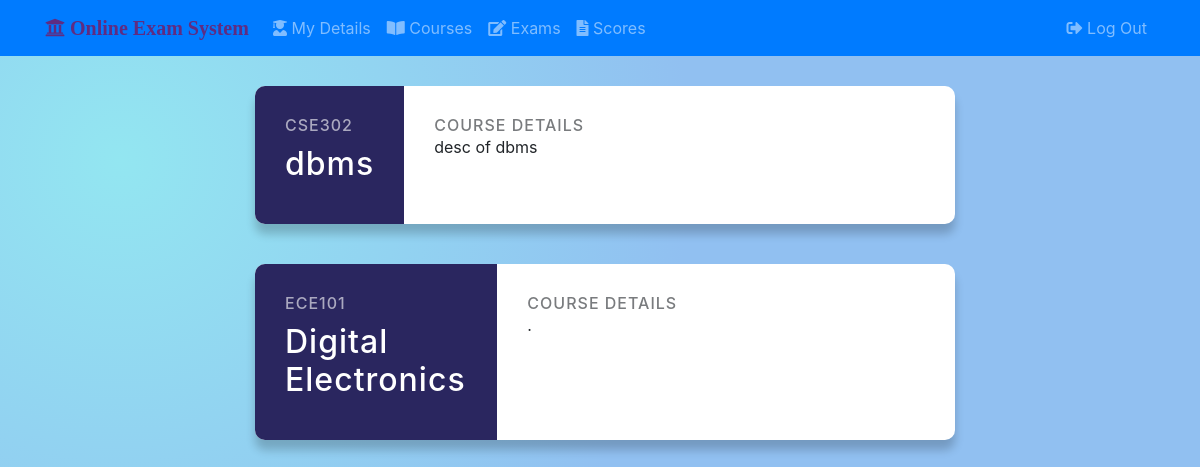
The app's page /students/student001/courses/ with its own data.
### stud_app/models.py (models this page shows, shortened)
class Course(models.Model):
    course_code = models.CharField(max_length=6, unique=True)
    course_name = models.CharField(max_length=50)
    dept_fk = models.ForeignKey(Department, on_delete=models.CASCADE, null=True, blank=True)
    course_desc = models.TextField('Course Description',max_length=100,null=True,blank=True)

### stud_app/views.py (the view)
# urls.py: path('<username>/courses/', views.courses_view, name="courses"),
def courses_view(request, username):
    if request.method == 'POST':
        pass
    else:
        student = get_object_or_404(Student, user__username = username)
        courses = student.course_fk.all()
        context = {
                'username': username,
                'courses': courses,
            }
        return render(request, 'stud_app/courses.html', context)

### stud_app/templates/stud_app/courses.html (shortened to what this page needs)
{% extends 'base.html' %}
{% load static %}
{% block head %}
    <link rel="stylesheet" href="{% static 'stud_app/css/cards.css' %}">
{% endblock %}
{% block content %}
{% for course in courses %}
<div class="container">
<div class="row">
<div class="col-2"></div>
<div class="col-8">
    <div class="courses-container">
        <div class="course">
            <div class="course-preview">
                <h6>{{ course.course_code }}</h6>
                <h2>{{ course.course_name }}</h2>
            </div>
            <div class="course-info">
                <h6>Course Details</h6>
                <p>{{ course.course_desc }}</p>
            </div>
        </div>
    </div>
</div>
</div>
</div>
{% endfor %}
{% endblock %}

### static/css/master.css (style rules this page uses)
body, html { height: 100%; background-repeat: repeat; background-image: linear-gradient(rgb(104, 145, 162), rgb(12, 97, 33)); background-attachment: fixed; }

### stud_app/static/stud_app/css/cards.css (style rules this page uses)
.course { background-color: #fff; border-radius: 10px; box-shadow: 0 10px 10px rgba(0, 0, 0, 0.2); display: flex; max-width: 100%; margin: 20px; overflow: hidden; width: 700px; }
.course h6 { opacity: 0.6; margin: 0; letter-spacing: 1px; text-transform: uppercase; }
.course h2 { letter-spacing: 1px; margin: 10px 0; }
.course-preview { background-color: #2A265F; color: #fff; padding: 30px; max-width: 250px; }
.course-info { padding: 30px; position: relative; width: 100%; }

### templates/base.html (style rules this page uses)
body, html { height: 100%; background-repeat: no-repeat; background-image: radial-gradient( circle farthest-corner at 10% 20%, rgba(147,230,241,1) 0%, rgba(145,192,241,1) 45.5% ); }

### records on screen
Course: course_code "CSE302", course_name "dbms", course_desc "desc of dbms"
Course: course_code "ECE101", course_name "Digital Electronics", course_desc "."
